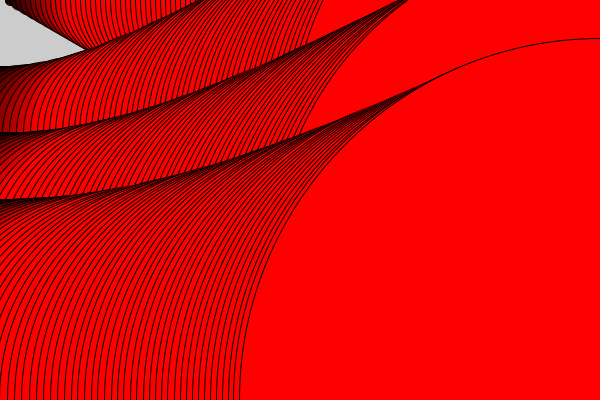
Frame 1 (no input)
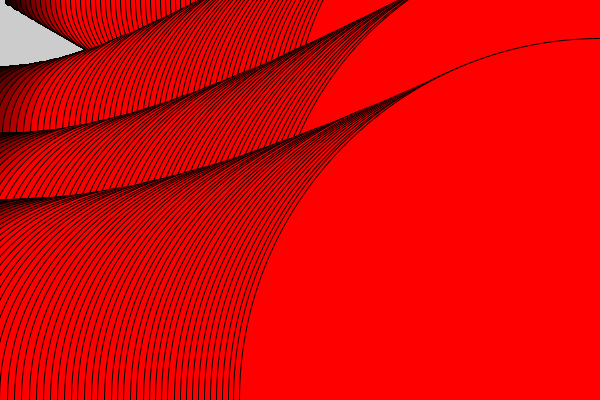
Frame 60 (the mouse pressed at the canvas centre just before this capture)
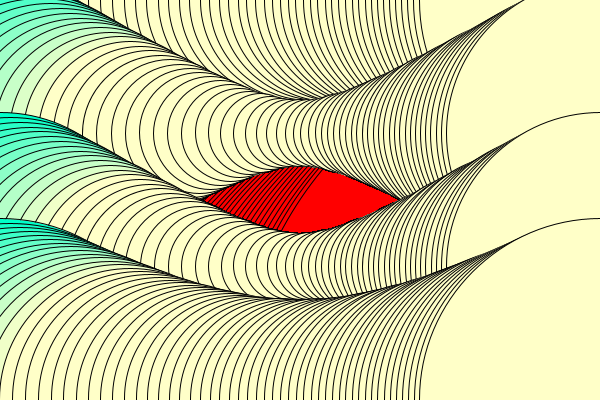
Frame 120 (the mouse held since frame 60 and released just before this capture)

The Processing sketch that drew these frames (run headless with seeded random() and noise(); from frame 60 on, the mouse is pressed at the canvas centre):

// Processing sketch: processing_114892
// ── processing_114892.pde

void setup() {
  size(600,400);
  //noLoop();
}

void draw(){
  //background(255, 051, 204);
  
  for( int yPos = 0; yPos <= height; yPos += height/3) 
     for(int xPos = 0; xPos <= width; xPos = xPos + 10) {
      float distance = dist(mouseX, mouseY, xPos, yPos); 
      fill(xPos*2, mouseX, mouseY);
      ellipse(xPos, yPos, distance, distance);

}

}
